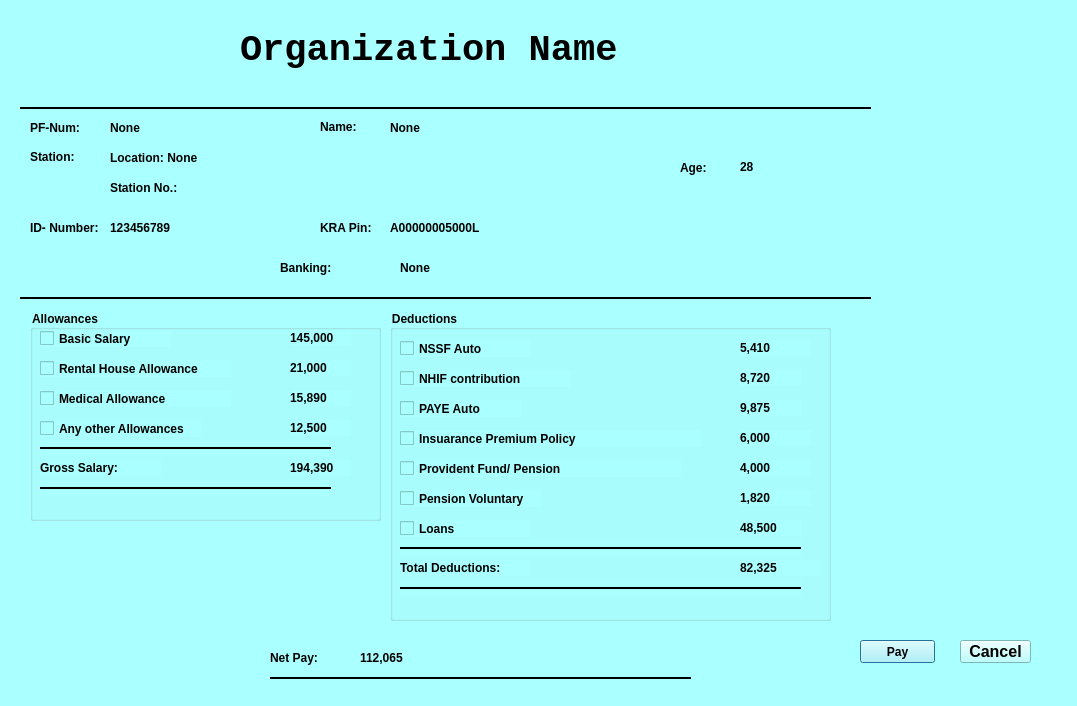
<?xml version="1.0" encoding="UTF-8"?>
<ui version="4.0">
 <class>payrolDialog</class>
 <widget class="QDialog" name="payrolDialog">
  <property name="geometry">
   <rect>
    <x>0</x>
    <y>0</y>
    <width>1077</width>
    <height>706</height>
   </rect>
  </property>
  <property name="windowTitle">
   <string>Payroll Processing</string>
  </property>
  <property name="windowIcon">
   <iconset>
    <normaloff>../images/logo.png</normaloff>../images/logo.png</iconset>
  </property>
  <property name="styleSheet">
   <string notr="true">background-color:rgb(170, 255, 255)</string>
  </property>
  <widget class="QLabel" name="label_org_name">
   <property name="geometry">
    <rect>
     <x>240</x>
     <y>30</y>
     <width>391</width>
     <height>41</height>
    </rect>
   </property>
   <property name="font">
    <font>
     <family>Courier New</family>
     <pointsize>28</pointsize>
     <weight>75</weight>
     <bold>true</bold>
    </font>
   </property>
   <property name="text">
    <string>Organization Name</string>
   </property>
  </widget>
  <widget class="QLabel" name="label_2">
   <property name="geometry">
    <rect>
     <x>30</x>
     <y>120</y>
     <width>61</width>
     <height>16</height>
    </rect>
   </property>
   <property name="font">
    <font>
     <family>System</family>
     <weight>75</weight>
     <bold>true</bold>
    </font>
   </property>
   <property name="text">
    <string>PF-Num:</string>
   </property>
  </widget>
  <widget class="QLabel" name="label_employee_name">
   <property name="geometry">
    <rect>
     <x>390</x>
     <y>120</y>
     <width>331</width>
     <height>16</height>
    </rect>
   </property>
   <property name="font">
    <font>
     <family>System</family>
     <weight>75</weight>
     <bold>true</bold>
    </font>
   </property>
   <property name="text">
    <string>None</string>
   </property>
  </widget>
  <widget class="QLabel" name="label_4">
   <property name="geometry">
    <rect>
     <x>30</x>
     <y>150</y>
     <width>47</width>
     <height>13</height>
    </rect>
   </property>
   <property name="font">
    <font>
     <family>System</family>
     <weight>75</weight>
     <bold>true</bold>
    </font>
   </property>
   <property name="text">
    <string>Station:</string>
   </property>
  </widget>
  <widget class="QLabel" name="label_station_loc">
   <property name="geometry">
    <rect>
     <x>110</x>
     <y>150</y>
     <width>121</width>
     <height>16</height>
    </rect>
   </property>
   <property name="font">
    <font>
     <family>System</family>
     <weight>75</weight>
     <bold>true</bold>
    </font>
   </property>
   <property name="text">
    <string>Location: None</string>
   </property>
  </widget>
  <widget class="QLabel" name="label_station_no">
   <property name="geometry">
    <rect>
     <x>110</x>
     <y>180</y>
     <width>291</width>
     <height>16</height>
    </rect>
   </property>
   <property name="font">
    <font>
     <family>System</family>
     <weight>75</weight>
     <bold>true</bold>
    </font>
   </property>
   <property name="text">
    <string>Station No.:</string>
   </property>
  </widget>
  <widget class="QLabel" name="label_7">
   <property name="geometry">
    <rect>
     <x>30</x>
     <y>220</y>
     <width>91</width>
     <height>16</height>
    </rect>
   </property>
   <property name="font">
    <font>
     <family>System</family>
     <weight>75</weight>
     <bold>true</bold>
    </font>
   </property>
   <property name="text">
    <string>ID- Number:</string>
   </property>
  </widget>
  <widget class="QLabel" name="label_id_no">
   <property name="geometry">
    <rect>
     <x>110</x>
     <y>220</y>
     <width>91</width>
     <height>16</height>
    </rect>
   </property>
   <property name="font">
    <font>
     <family>System</family>
     <weight>75</weight>
     <bold>true</bold>
    </font>
   </property>
   <property name="text">
    <string>123456789</string>
   </property>
  </widget>
  <widget class="QLabel" name="label_age">
   <property name="geometry">
    <rect>
     <x>740</x>
     <y>160</y>
     <width>47</width>
     <height>13</height>
    </rect>
   </property>
   <property name="font">
    <font>
     <family>System</family>
     <weight>75</weight>
     <bold>true</bold>
    </font>
   </property>
   <property name="text">
    <string>28</string>
   </property>
  </widget>
  <widget class="QLabel" name="label_15">
   <property name="geometry">
    <rect>
     <x>280</x>
     <y>260</y>
     <width>71</width>
     <height>16</height>
    </rect>
   </property>
   <property name="font">
    <font>
     <family>System</family>
     <weight>75</weight>
     <bold>true</bold>
    </font>
   </property>
   <property name="text">
    <string>Banking:</string>
   </property>
  </widget>
  <widget class="QLabel" name="label_17">
   <property name="geometry">
    <rect>
     <x>270</x>
     <y>650</y>
     <width>71</width>
     <height>16</height>
    </rect>
   </property>
   <property name="font">
    <font>
     <family>System</family>
     <weight>75</weight>
     <bold>true</bold>
    </font>
   </property>
   <property name="text">
    <string>Net Pay:</string>
   </property>
  </widget>
  <widget class="QGroupBox" name="groupBox_2">
   <property name="geometry">
    <rect>
     <x>390</x>
     <y>310</y>
     <width>441</width>
     <height>311</height>
    </rect>
   </property>
   <property name="font">
    <font>
     <family>System</family>
     <weight>75</weight>
     <bold>true</bold>
    </font>
   </property>
   <property name="title">
    <string>Deductions</string>
   </property>
   <widget class="QCheckBox" name="checkBox_nssf">
    <property name="geometry">
     <rect>
      <x>10</x>
      <y>30</y>
      <width>131</width>
      <height>17</height>
     </rect>
    </property>
    <property name="font">
     <font>
      <family>System</family>
      <weight>75</weight>
      <bold>true</bold>
     </font>
    </property>
    <property name="text">
     <string>NSSF Auto</string>
    </property>
    <property name="checked">
     <bool>false</bool>
    </property>
   </widget>
   <widget class="QCheckBox" name="checkBox_nhif">
    <property name="geometry">
     <rect>
      <x>10</x>
      <y>60</y>
      <width>171</width>
      <height>17</height>
     </rect>
    </property>
    <property name="font">
     <font>
      <family>System</family>
      <weight>75</weight>
      <bold>true</bold>
     </font>
    </property>
    <property name="text">
     <string>NHIF contribution</string>
    </property>
    <property name="checked">
     <bool>false</bool>
    </property>
   </widget>
   <widget class="QCheckBox" name="checkBox_paye">
    <property name="geometry">
     <rect>
      <x>10</x>
      <y>90</y>
      <width>121</width>
      <height>17</height>
     </rect>
    </property>
    <property name="font">
     <font>
      <family>System</family>
      <weight>75</weight>
      <bold>true</bold>
     </font>
    </property>
    <property name="text">
     <string>PAYE Auto</string>
    </property>
    <property name="checked">
     <bool>false</bool>
    </property>
   </widget>
   <widget class="QCheckBox" name="checkBox_insuarance_premium">
    <property name="geometry">
     <rect>
      <x>10</x>
      <y>120</y>
      <width>301</width>
      <height>17</height>
     </rect>
    </property>
    <property name="font">
     <font>
      <family>System</family>
      <weight>75</weight>
      <bold>true</bold>
     </font>
    </property>
    <property name="text">
     <string>Insuarance Premium Policy</string>
    </property>
    <property name="checked">
     <bool>false</bool>
    </property>
   </widget>
   <widget class="QCheckBox" name="checkBox_provident_pension">
    <property name="geometry">
     <rect>
      <x>10</x>
      <y>150</y>
      <width>281</width>
      <height>17</height>
     </rect>
    </property>
    <property name="font">
     <font>
      <family>System</family>
      <weight>75</weight>
      <bold>true</bold>
     </font>
    </property>
    <property name="text">
     <string>Provident Fund/ Pension</string>
    </property>
    <property name="checked">
     <bool>false</bool>
    </property>
   </widget>
   <widget class="QCheckBox" name="checkBox_voluntary_pension">
    <property name="geometry">
     <rect>
      <x>10</x>
      <y>180</y>
      <width>141</width>
      <height>17</height>
     </rect>
    </property>
    <property name="font">
     <font>
      <family>System</family>
      <weight>75</weight>
      <bold>true</bold>
     </font>
    </property>
    <property name="text">
     <string>Pension Voluntary</string>
    </property>
    <property name="checked">
     <bool>false</bool>
    </property>
   </widget>
   <widget class="QCheckBox" name="checkBox_loans">
    <property name="geometry">
     <rect>
      <x>10</x>
      <y>210</y>
      <width>131</width>
      <height>17</height>
     </rect>
    </property>
    <property name="font">
     <font>
      <family>System</family>
      <weight>75</weight>
      <bold>true</bold>
     </font>
    </property>
    <property name="text">
     <string>Loans</string>
    </property>
    <property name="checked">
     <bool>false</bool>
    </property>
   </widget>
   <widget class="QLabel" name="label_nssf">
    <property name="geometry">
     <rect>
      <x>350</x>
      <y>30</y>
      <width>71</width>
      <height>16</height>
     </rect>
    </property>
    <property name="font">
     <font>
      <family>System</family>
      <weight>75</weight>
      <bold>true</bold>
     </font>
    </property>
    <property name="text">
     <string>5,410</string>
    </property>
   </widget>
   <widget class="QLabel" name="label_nhif">
    <property name="geometry">
     <rect>
      <x>350</x>
      <y>60</y>
      <width>61</width>
      <height>16</height>
     </rect>
    </property>
    <property name="font">
     <font>
      <family>System</family>
      <weight>75</weight>
      <bold>true</bold>
     </font>
    </property>
    <property name="text">
     <string>8,720</string>
    </property>
   </widget>
   <widget class="QLabel" name="label_paye">
    <property name="geometry">
     <rect>
      <x>350</x>
      <y>90</y>
      <width>61</width>
      <height>16</height>
     </rect>
    </property>
    <property name="font">
     <font>
      <family>System</family>
      <weight>75</weight>
      <bold>true</bold>
     </font>
    </property>
    <property name="text">
     <string>9,875</string>
    </property>
   </widget>
   <widget class="QLabel" name="label_insuarance_premium">
    <property name="geometry">
     <rect>
      <x>350</x>
      <y>120</y>
      <width>71</width>
      <height>16</height>
     </rect>
    </property>
    <property name="font">
     <font>
      <family>System</family>
      <weight>75</weight>
      <bold>true</bold>
     </font>
    </property>
    <property name="text">
     <string>6,000</string>
    </property>
   </widget>
   <widget class="QLabel" name="label_provident_pension">
    <property name="geometry">
     <rect>
      <x>350</x>
      <y>150</y>
      <width>71</width>
      <height>16</height>
     </rect>
    </property>
    <property name="font">
     <font>
      <family>System</family>
      <weight>75</weight>
      <bold>true</bold>
     </font>
    </property>
    <property name="text">
     <string>4,000</string>
    </property>
   </widget>
   <widget class="QLabel" name="label_voluntary_pension">
    <property name="geometry">
     <rect>
      <x>350</x>
      <y>180</y>
      <width>71</width>
      <height>16</height>
     </rect>
    </property>
    <property name="font">
     <font>
      <family>System</family>
      <weight>75</weight>
      <bold>true</bold>
     </font>
    </property>
    <property name="text">
     <string>1,820</string>
    </property>
   </widget>
   <widget class="QLabel" name="label_loan">
    <property name="geometry">
     <rect>
      <x>350</x>
      <y>210</y>
      <width>61</width>
      <height>16</height>
     </rect>
    </property>
    <property name="font">
     <font>
      <family>System</family>
      <weight>75</weight>
      <bold>true</bold>
     </font>
    </property>
    <property name="text">
     <string>48,500</string>
    </property>
   </widget>
   <widget class="QLabel" name="label_total_deductions">
    <property name="geometry">
     <rect>
      <x>350</x>
      <y>250</y>
      <width>81</width>
      <height>16</height>
     </rect>
    </property>
    <property name="font">
     <font>
      <family>System</family>
      <weight>75</weight>
      <bold>true</bold>
     </font>
    </property>
    <property name="text">
     <string>82,325</string>
    </property>
   </widget>
   <widget class="QLabel" name="label_12">
    <property name="geometry">
     <rect>
      <x>10</x>
      <y>250</y>
      <width>131</width>
      <height>16</height>
     </rect>
    </property>
    <property name="font">
     <font>
      <family>System</family>
      <weight>75</weight>
      <bold>true</bold>
     </font>
    </property>
    <property name="text">
     <string>Total Deductions:</string>
    </property>
   </widget>
   <widget class="Line" name="line_3">
    <property name="geometry">
     <rect>
      <x>10</x>
      <y>230</y>
      <width>401</width>
      <height>16</height>
     </rect>
    </property>
    <property name="styleSheet">
     <string notr="true">color:rgb(0, 0, 0)</string>
    </property>
    <property name="frameShadow">
     <enum>QFrame::Plain</enum>
    </property>
    <property name="lineWidth">
     <number>2</number>
    </property>
    <property name="orientation">
     <enum>Qt::Horizontal</enum>
    </property>
   </widget>
   <widget class="Line" name="line_4">
    <property name="geometry">
     <rect>
      <x>10</x>
      <y>270</y>
      <width>401</width>
      <height>16</height>
     </rect>
    </property>
    <property name="styleSheet">
     <string notr="true">color:rgb(0, 0, 0)</string>
    </property>
    <property name="frameShadow">
     <enum>QFrame::Plain</enum>
    </property>
    <property name="lineWidth">
     <number>2</number>
    </property>
    <property name="orientation">
     <enum>Qt::Horizontal</enum>
    </property>
   </widget>
  </widget>
  <widget class="QLabel" name="label_pfnum">
   <property name="geometry">
    <rect>
     <x>110</x>
     <y>120</y>
     <width>91</width>
     <height>16</height>
    </rect>
   </property>
   <property name="font">
    <font>
     <family>System</family>
     <weight>75</weight>
     <bold>true</bold>
    </font>
   </property>
   <property name="text">
    <string>None</string>
   </property>
  </widget>
  <widget class="QLabel" name="label_31">
   <property name="geometry">
    <rect>
     <x>320</x>
     <y>120</y>
     <width>47</width>
     <height>13</height>
    </rect>
   </property>
   <property name="font">
    <font>
     <family>System</family>
     <weight>75</weight>
     <bold>true</bold>
    </font>
   </property>
   <property name="text">
    <string>Name:</string>
   </property>
  </widget>
  <widget class="QLabel" name="label_32">
   <property name="geometry">
    <rect>
     <x>320</x>
     <y>220</y>
     <width>61</width>
     <height>16</height>
    </rect>
   </property>
   <property name="font">
    <font>
     <family>System</family>
     <weight>75</weight>
     <bold>true</bold>
    </font>
   </property>
   <property name="text">
    <string>KRA Pin:</string>
   </property>
  </widget>
  <widget class="QLabel" name="label_kra_pin">
   <property name="geometry">
    <rect>
     <x>390</x>
     <y>220</y>
     <width>101</width>
     <height>16</height>
    </rect>
   </property>
   <property name="font">
    <font>
     <family>System</family>
     <weight>75</weight>
     <bold>true</bold>
    </font>
   </property>
   <property name="text">
    <string>A00000005000L</string>
   </property>
  </widget>
  <widget class="QLabel" name="label_34">
   <property name="geometry">
    <rect>
     <x>680</x>
     <y>160</y>
     <width>47</width>
     <height>16</height>
    </rect>
   </property>
   <property name="font">
    <font>
     <family>System</family>
     <weight>75</weight>
     <bold>true</bold>
    </font>
   </property>
   <property name="text">
    <string>Age:</string>
   </property>
  </widget>
  <widget class="QLabel" name="label_bank_name">
   <property name="geometry">
    <rect>
     <x>400</x>
     <y>260</y>
     <width>111</width>
     <height>16</height>
    </rect>
   </property>
   <property name="font">
    <font>
     <family>System</family>
     <weight>75</weight>
     <bold>true</bold>
    </font>
   </property>
   <property name="text">
    <string>None</string>
   </property>
  </widget>
  <widget class="QLabel" name="label_net_pay">
   <property name="geometry">
    <rect>
     <x>360</x>
     <y>650</y>
     <width>201</width>
     <height>16</height>
    </rect>
   </property>
   <property name="font">
    <font>
     <family>System</family>
     <weight>75</weight>
     <bold>true</bold>
    </font>
   </property>
   <property name="text">
    <string>112,065</string>
   </property>
  </widget>
  <widget class="Line" name="line_5">
   <property name="geometry">
    <rect>
     <x>270</x>
     <y>670</y>
     <width>421</width>
     <height>16</height>
    </rect>
   </property>
   <property name="styleSheet">
    <string notr="true">color:rgb(0, 0, 0)</string>
   </property>
   <property name="frameShadow">
    <enum>QFrame::Plain</enum>
   </property>
   <property name="lineWidth">
    <number>2</number>
   </property>
   <property name="orientation">
    <enum>Qt::Horizontal</enum>
   </property>
  </widget>
  <widget class="Line" name="line_6">
   <property name="geometry">
    <rect>
     <x>20</x>
     <y>290</y>
     <width>851</width>
     <height>16</height>
    </rect>
   </property>
   <property name="styleSheet">
    <string notr="true">color:rgb(0, 0, 0)</string>
   </property>
   <property name="frameShadow">
    <enum>QFrame::Plain</enum>
   </property>
   <property name="lineWidth">
    <number>2</number>
   </property>
   <property name="orientation">
    <enum>Qt::Horizontal</enum>
   </property>
  </widget>
  <widget class="Line" name="line_7">
   <property name="geometry">
    <rect>
     <x>20</x>
     <y>100</y>
     <width>851</width>
     <height>16</height>
    </rect>
   </property>
   <property name="styleSheet">
    <string notr="true">color:rgb(0, 0, 0)</string>
   </property>
   <property name="frameShadow">
    <enum>QFrame::Plain</enum>
   </property>
   <property name="lineWidth">
    <number>2</number>
   </property>
   <property name="orientation">
    <enum>Qt::Horizontal</enum>
   </property>
  </widget>
  <widget class="QPushButton" name="pushButton">
   <property name="geometry">
    <rect>
     <x>860</x>
     <y>640</y>
     <width>75</width>
     <height>23</height>
    </rect>
   </property>
   <property name="font">
    <font>
     <family>System</family>
     <weight>75</weight>
     <bold>true</bold>
    </font>
   </property>
   <property name="text">
    <string>Pay</string>
   </property>
  </widget>
  <widget class="QGroupBox" name="groupBox">
   <property name="geometry">
    <rect>
     <x>30</x>
     <y>310</y>
     <width>351</width>
     <height>211</height>
    </rect>
   </property>
   <property name="font">
    <font>
     <family>System</family>
     <weight>75</weight>
     <bold>true</bold>
    </font>
   </property>
   <property name="title">
    <string>Allowances</string>
   </property>
   <widget class="QCheckBox" name="checkBox_bsalary">
    <property name="enabled">
     <bool>true</bool>
    </property>
    <property name="geometry">
     <rect>
      <x>10</x>
      <y>20</y>
      <width>131</width>
      <height>17</height>
     </rect>
    </property>
    <property name="font">
     <font>
      <family>System</family>
      <weight>75</weight>
      <bold>true</bold>
     </font>
    </property>
    <property name="text">
     <string>Basic Salary</string>
    </property>
    <property name="checked">
     <bool>false</bool>
    </property>
   </widget>
   <widget class="QCheckBox" name="checkBox_hse_allowance">
    <property name="geometry">
     <rect>
      <x>10</x>
      <y>50</y>
      <width>191</width>
      <height>17</height>
     </rect>
    </property>
    <property name="font">
     <font>
      <family>System</family>
      <weight>75</weight>
      <bold>true</bold>
     </font>
    </property>
    <property name="text">
     <string>Rental House Allowance</string>
    </property>
    <property name="checked">
     <bool>false</bool>
    </property>
   </widget>
   <widget class="QCheckBox" name="checkBox_med_allowance">
    <property name="geometry">
     <rect>
      <x>10</x>
      <y>80</y>
      <width>191</width>
      <height>17</height>
     </rect>
    </property>
    <property name="font">
     <font>
      <family>System</family>
      <weight>75</weight>
      <bold>true</bold>
     </font>
    </property>
    <property name="text">
     <string>Medical Allowance</string>
    </property>
    <property name="checked">
     <bool>false</bool>
    </property>
   </widget>
   <widget class="QCheckBox" name="checkBox_oth_allowance">
    <property name="geometry">
     <rect>
      <x>10</x>
      <y>110</y>
      <width>161</width>
      <height>17</height>
     </rect>
    </property>
    <property name="font">
     <font>
      <family>System</family>
      <weight>75</weight>
      <bold>true</bold>
     </font>
    </property>
    <property name="text">
     <string>Any other Allowances</string>
    </property>
    <property name="checked">
     <bool>false</bool>
    </property>
   </widget>
   <widget class="QLabel" name="label_bsalary">
    <property name="geometry">
     <rect>
      <x>260</x>
      <y>20</y>
      <width>61</width>
      <height>16</height>
     </rect>
    </property>
    <property name="font">
     <font>
      <family>System</family>
      <weight>75</weight>
      <bold>true</bold>
     </font>
    </property>
    <property name="text">
     <string>145,000</string>
    </property>
   </widget>
   <widget class="QLabel" name="label_hse_allowance">
    <property name="geometry">
     <rect>
      <x>260</x>
      <y>50</y>
      <width>61</width>
      <height>16</height>
     </rect>
    </property>
    <property name="font">
     <font>
      <family>System</family>
      <weight>75</weight>
      <bold>true</bold>
     </font>
    </property>
    <property name="text">
     <string>21,000</string>
    </property>
   </widget>
   <widget class="QLabel" name="label_med_allowance">
    <property name="geometry">
     <rect>
      <x>260</x>
      <y>80</y>
      <width>61</width>
      <height>16</height>
     </rect>
    </property>
    <property name="font">
     <font>
      <family>System</family>
      <weight>75</weight>
      <bold>true</bold>
     </font>
    </property>
    <property name="text">
     <string>15,890</string>
    </property>
   </widget>
   <widget class="QLabel" name="label_oth_allowance">
    <property name="geometry">
     <rect>
      <x>260</x>
      <y>110</y>
      <width>61</width>
      <height>16</height>
     </rect>
    </property>
    <property name="font">
     <font>
      <family>System</family>
      <weight>75</weight>
      <bold>true</bold>
     </font>
    </property>
    <property name="text">
     <string>12,500</string>
    </property>
   </widget>
   <widget class="QLabel" name="label_28">
    <property name="geometry">
     <rect>
      <x>10</x>
      <y>150</y>
      <width>121</width>
      <height>16</height>
     </rect>
    </property>
    <property name="font">
     <font>
      <family>System</family>
      <weight>75</weight>
      <bold>true</bold>
     </font>
    </property>
    <property name="text">
     <string>Gross Salary:</string>
    </property>
   </widget>
   <widget class="QLabel" name="label_gross_salary">
    <property name="geometry">
     <rect>
      <x>260</x>
      <y>150</y>
      <width>61</width>
      <height>16</height>
     </rect>
    </property>
    <property name="font">
     <font>
      <family>System</family>
      <weight>75</weight>
      <bold>true</bold>
     </font>
    </property>
    <property name="text">
     <string>194,390</string>
    </property>
   </widget>
   <widget class="Line" name="line">
    <property name="geometry">
     <rect>
      <x>10</x>
      <y>130</y>
      <width>291</width>
      <height>16</height>
     </rect>
    </property>
    <property name="styleSheet">
     <string notr="true">color:rgb(0, 0, 0)</string>
    </property>
    <property name="frameShadow">
     <enum>QFrame::Plain</enum>
    </property>
    <property name="lineWidth">
     <number>2</number>
    </property>
    <property name="orientation">
     <enum>Qt::Horizontal</enum>
    </property>
   </widget>
   <widget class="Line" name="line_2">
    <property name="geometry">
     <rect>
      <x>10</x>
      <y>170</y>
      <width>291</width>
      <height>16</height>
     </rect>
    </property>
    <property name="font">
     <font>
      <weight>50</weight>
      <bold>false</bold>
     </font>
    </property>
    <property name="styleSheet">
     <string notr="true">color:rgb(0, 0, 0)</string>
    </property>
    <property name="frameShadow">
     <enum>QFrame::Plain</enum>
    </property>
    <property name="lineWidth">
     <number>2</number>
    </property>
    <property name="orientation">
     <enum>Qt::Horizontal</enum>
    </property>
   </widget>
  </widget>
  <widget class="QPushButton" name="pushButton_2">
   <property name="geometry">
    <rect>
     <x>960</x>
     <y>640</y>
     <width>71</width>
     <height>23</height>
    </rect>
   </property>
   <property name="font">
    <font>
     <family>System</family>
     <pointsize>12</pointsize>
     <weight>75</weight>
     <bold>true</bold>
    </font>
   </property>
   <property name="text">
    <string>Cancel</string>
   </property>
  </widget>
 </widget>
 <resources/>
 <connections/>
</ui>
